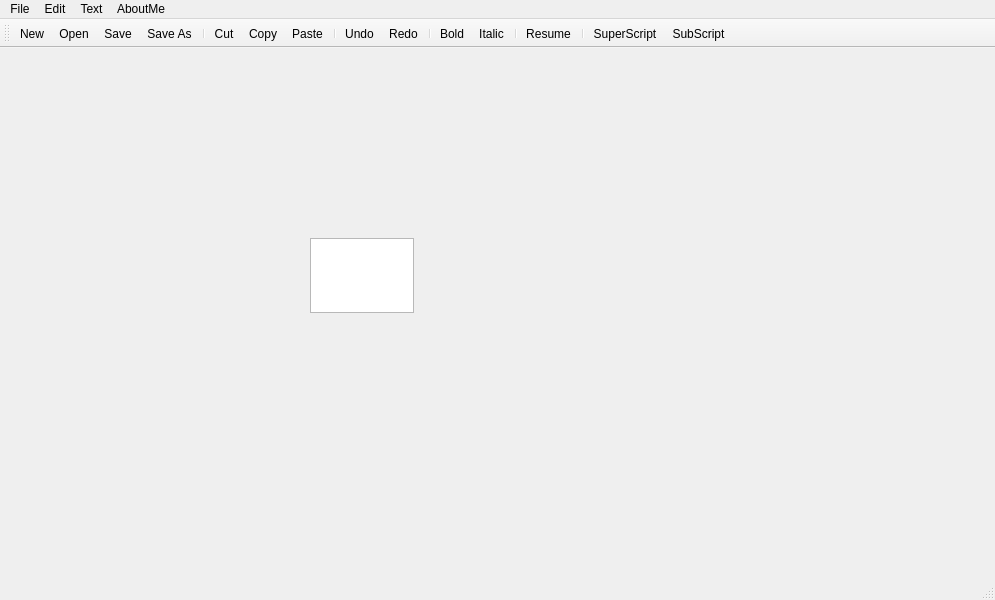
<?xml version="1.0" encoding="UTF-8"?>
<ui version="4.0">
 <class>MainWindow</class>
 <widget class="QMainWindow" name="MainWindow">
  <property name="geometry">
   <rect>
    <x>0</x>
    <y>0</y>
    <width>995</width>
    <height>600</height>
   </rect>
  </property>
  <property name="windowTitle">
   <string>MainWindow</string>
  </property>
  <widget class="QWidget" name="centralwidget">
   <widget class="QTextEdit" name="textEdit">
    <property name="geometry">
     <rect>
      <x>310</x>
      <y>190</y>
      <width>104</width>
      <height>75</height>
     </rect>
    </property>
   </widget>
  </widget>
  <widget class="QMenuBar" name="menubar">
   <property name="geometry">
    <rect>
     <x>0</x>
     <y>0</y>
     <width>995</width>
     <height>26</height>
    </rect>
   </property>
   <widget class="QMenu" name="menuFile">
    <property name="title">
     <string>File</string>
    </property>
    <addaction name="actionNew"/>
    <addaction name="actionOpen"/>
    <addaction name="separator"/>
    <addaction name="actionSave"/>
    <addaction name="actionSave_As"/>
   </widget>
   <widget class="QMenu" name="menuEdit">
    <property name="title">
     <string>Edit</string>
    </property>
    <addaction name="actionCut"/>
    <addaction name="actionCopy"/>
    <addaction name="actionPaste"/>
    <addaction name="separator"/>
    <addaction name="actionBold"/>
    <addaction name="actionItalic"/>
   </widget>
   <widget class="QMenu" name="menuText">
    <property name="title">
     <string>Text</string>
    </property>
    <addaction name="actionUndo"/>
    <addaction name="actionRedo"/>
    <addaction name="separator"/>
    <addaction name="actionSuperScript"/>
    <addaction name="actionSubScript"/>
   </widget>
   <widget class="QMenu" name="menuAboutME">
    <property name="title">
     <string>AboutMe</string>
    </property>
    <addaction name="actionResume"/>
   </widget>
   <addaction name="menuFile"/>
   <addaction name="menuEdit"/>
   <addaction name="menuText"/>
   <addaction name="menuAboutME"/>
  </widget>
  <widget class="QStatusBar" name="statusbar"/>
  <widget class="QToolBar" name="toolBar">
   <property name="windowTitle">
    <string>toolBar</string>
   </property>
   <attribute name="toolBarArea">
    <enum>TopToolBarArea</enum>
   </attribute>
   <attribute name="toolBarBreak">
    <bool>false</bool>
   </attribute>
   <addaction name="actionNew"/>
   <addaction name="actionOpen"/>
   <addaction name="actionSave"/>
   <addaction name="actionSave_As"/>
   <addaction name="separator"/>
   <addaction name="actionCut"/>
   <addaction name="actionCopy"/>
   <addaction name="actionPaste"/>
   <addaction name="separator"/>
   <addaction name="actionUndo"/>
   <addaction name="actionRedo"/>
   <addaction name="separator"/>
   <addaction name="actionBold"/>
   <addaction name="actionItalic"/>
   <addaction name="separator"/>
   <addaction name="actionResume"/>
   <addaction name="separator"/>
   <addaction name="actionSuperScript"/>
   <addaction name="actionSubScript"/>
  </widget>
  <action name="actionNew">
   <property name="text">
    <string>New</string>
   </property>
  </action>
  <action name="actionOpen">
   <property name="text">
    <string>Open</string>
   </property>
  </action>
  <action name="actionSave">
   <property name="text">
    <string>Save</string>
   </property>
  </action>
  <action name="actionSave_As">
   <property name="text">
    <string>Save As</string>
   </property>
  </action>
  <action name="actionCut">
   <property name="text">
    <string>Cut</string>
   </property>
  </action>
  <action name="actionCopy">
   <property name="text">
    <string>Copy</string>
   </property>
  </action>
  <action name="actionPaste">
   <property name="text">
    <string>Paste</string>
   </property>
  </action>
  <action name="actionBold">
   <property name="text">
    <string>Bold</string>
   </property>
  </action>
  <action name="actionItalic">
   <property name="text">
    <string>Italic</string>
   </property>
  </action>
  <action name="actionUndo">
   <property name="text">
    <string>Undo</string>
   </property>
  </action>
  <action name="actionRedo">
   <property name="text">
    <string>Redo</string>
   </property>
  </action>
  <action name="actionResume">
   <property name="text">
    <string>Resume</string>
   </property>
  </action>
  <action name="actionSuperScript">
   <property name="text">
    <string>SuperScript</string>
   </property>
  </action>
  <action name="actionSubScript">
   <property name="text">
    <string>SubScript</string>
   </property>
  </action>
 </widget>
 <resources/>
 <connections/>
</ui>
